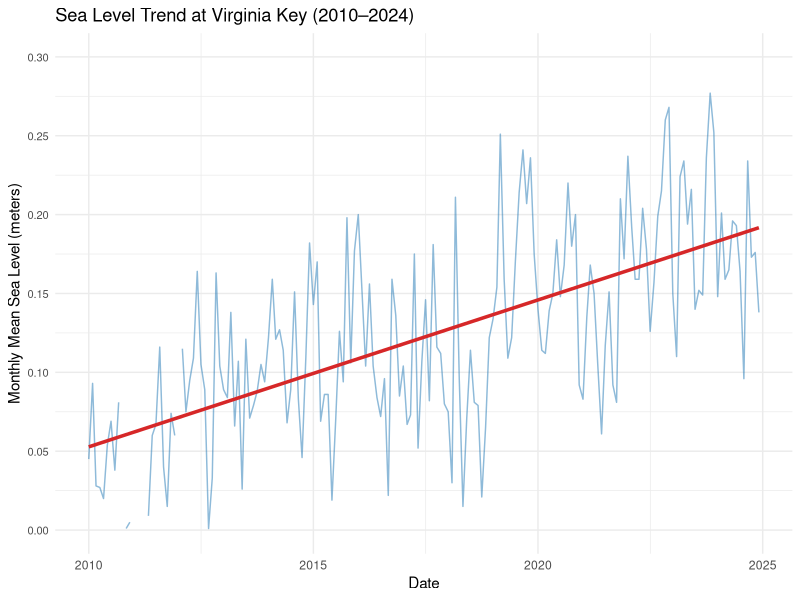
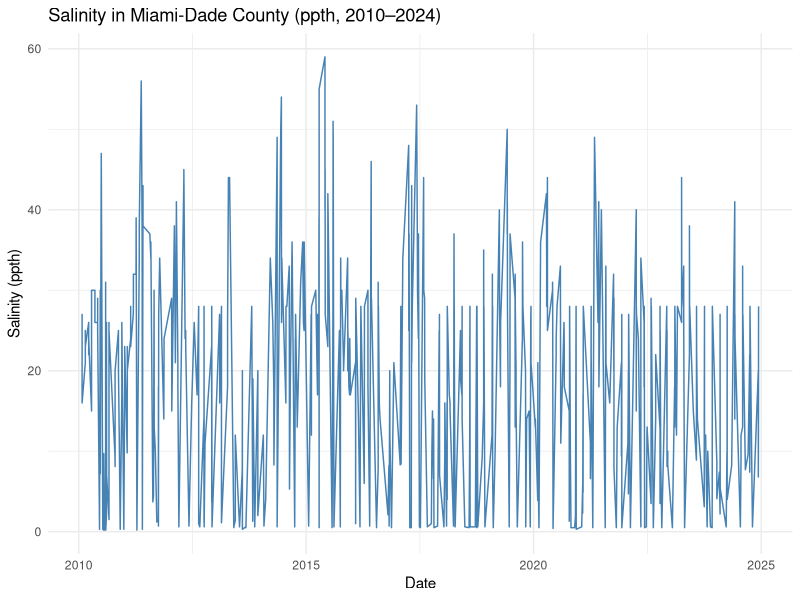

Generate these figures, in order, with R:
## ---- chunk 1
# Sea Level Rise in Virginia Key
library(tidyverse)
library(lubridate)

slr_data <- read_csv("8723214_SLR_VirginiaKey.csv", skip = 4, 
                     col_names = c("Year", "Month", "Monthly_MSL", "Linear_Trend", "High_Conf", "Low_Conf"))

slr_data <- slr_data %>%
  filter(!is.na(Year)) %>%
  mutate(
    Monthly_MSL = as.numeric(Monthly_MSL),  # convert to numeric!
    date = make_date(Year, Month, 1)
  ) %>%
  filter(date >= as.Date("2010-01-01") & date <= as.Date("2024-12-31"))


ggplot(slr_data, aes(x = date, y = Monthly_MSL)) +
  geom_line(color = "#1F77B4", alpha = 0.5) +
  geom_smooth(method = "lm", color = "#D62728", se = FALSE, size = 1.2) +
  scale_y_continuous(
    limits = c(0, 0.30),
    breaks = seq(0, 0.30, by = 0.05),
    labels = scales::number_format(accuracy = 0.01)
  ) +
  labs(
    title = "Sea Level Trend at Virginia Key (2010–2024)",
    x = "Date",
    y = "Monthly Mean Sea Level (meters)"
  ) +
  theme_minimal() +
  theme(
    axis.text.y = element_text(size = 8)
  )




## ---- chunk 2
# Load necessary libraries
library(tidyverse)
library(lubridate)

# Read the CSV file
salinity_data <- read_csv("salinity.csv")

# Convert and filter
salinity_data <- salinity_data %>%
  mutate(Activity_StartDate = as.Date(Activity_StartDate)) %>%
  filter(Activity_StartDate >= as.Date("2010-01-01") & Activity_StartDate <= as.Date("2024-12-31"),
         Location_CountyName == "Miami-Dade County")

# Plot salinity over time for Miami-Dade County
ggplot(salinity_data, aes(x = Activity_StartDate, y = Result_Measure)) +
  geom_line(color = "steelblue", size = 0.5) +
  labs(title = "Salinity in Miami-Dade County (ppth, 2010–2024)",
       x = "Date",
       y = "Salinity (ppth)") +
  theme_minimal()


